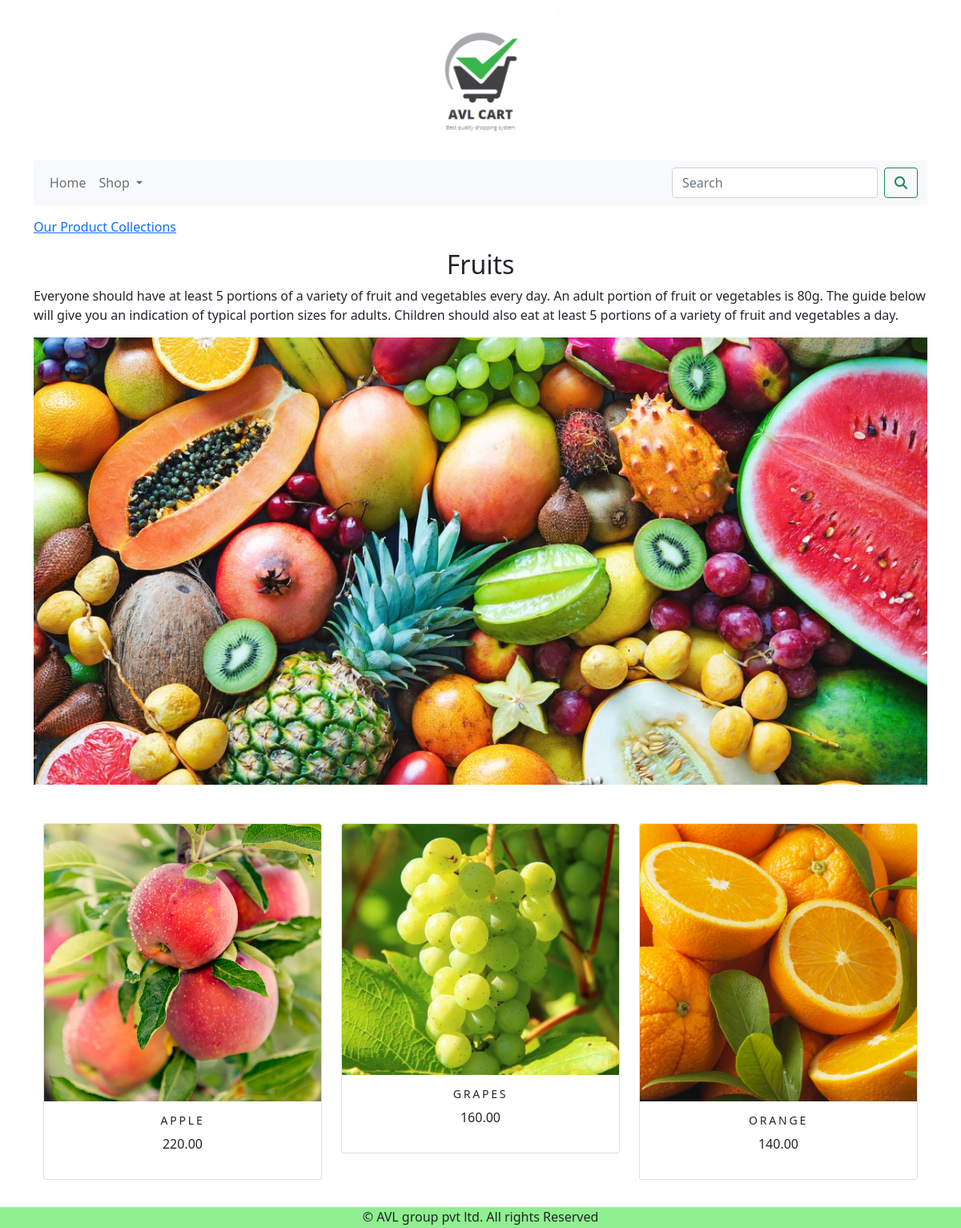
The app's page /shop/fruits/ with its own data.
### shop/models.py (models this page shows, shortened)
class Category(models.Model):
    name=models.CharField(max_length=250,unique=True)
    slug=models.SlugField(max_length=250,unique=True)
    description=models.TextField(blank=True)
    image=models.ImageField(upload_to='category', blank=True)
    class Meta:
        ordering=('name',)
        verbose_name='category'
        verbose_name_plural='categories'
    def get_url(self):
        return reverse('shop:products_by_category',args=[self.slug])

class Product(models.Model):
    name=models.CharField(max_length=250,unique=True)
    slug=models.SlugField(max_length=250,unique=True)
    description=models.TextField(blank=True)
    price=models.DecimalField(max_digits=10,decimal_places=2)
    category=models.ForeignKey(Category,on_delete=models.CASCADE)
    image = models.ImageField(upload_to='product', blank=True)
    stock=models.IntegerField()
    available=models.BooleanField(default=True)
    created=models.DateTimeField(auto_now_add=True)
    updated=models.DateTimeField(auto_now=True)
    def get_url(self):
        return reverse('shop:prodCatdetail',args=[self.category.slug,self.slug])
    class Meta:
        ordering=('name',)
        verbose_name='product'
        verbose_name_plural='products'

### shop/views.py (the view)
# urls.py: path('',views.allProdCat,name='allProdCat'),
def allProdCat(request,c_slug=None):
    c_page=None
    products_list=None
    if c_slug != None:
        c_page=get_object_or_404(Category,slug=c_slug)
        products_list=Product.objects.all().filter(category=c_page,available=True)
    else:
        products_list=Product.objects.all().filter(available=True)
    paginator=Paginator(products_list,6)
    try:
        page=int(request.GET.get('page','1'))
    except:
        page=1
    try:
        products=paginator.page(page)
    except (EmptyPage, InvalidPage):
        products=paginator.page(paginator.num_pages)
    return render(request,"category.html",{'category':c_page,'products':products})

### cart/context_processors.py (called while the page is built)
def counter(request):
    item_count=0
    if 'admin' in request.path:
        return {}
    else:
        try:
            cart=Cart.objects.filter(cart_id=_cart_id(request))
            car_items=CartItem.objects.all().filter(cart=cart[:1])
            for cart_item in car_items:
                item_count += cart_item.quantity
        except Cart.DoesNotExist:
            item_count = 0
    return dict(item_count=item_count)

### cart/views.py (called while the page is built)
def _cart_id(request):
    cart=request.session.session_key
    if not cart:
        cart=request.session.create()
    return cart

### shop/context_processors.py (called while the page is built)
def menu_links(request):
    links=Category.objects.all()
    return dict(links=links)

### templates/category.html (shortened to what this page needs)
{% extends 'base.html' %}
{% load static %}
{% block content %}
{% if category %}
    <div>
        <div class="row my_row_class">
            <div class="mx-auto">
                <p><a href="{% url 'shop:allProdCat' %}">Our Product Collections</a></p>
            </div>
        </div>
    </div>
{% endif %}
<div>
    <h2 class="text-center my-title">{{category.name}}</h2>
    <p class="text-justify">{{category.description}}</p>
</div>
<div class="mx_auto">
{% if category %}
    <img class="my_image" src="{{category.image.url}}" alt="{{category.name}}" height="500px;" width="800px">
</div> <br> <br>
{% endif %}
<div class="container">
    <div class="row mx_auto">
        {% for product in products.object_list %}
        <div class="my_bottom_margin col-9 col-sm-12 col-md-4 xol-lg-4">
            <div class="card text-center" style="min-width:18rem;">
                <a href="{{product.get_url}}"><img class="card-img-top my_image" src="{{product.image.url}}" alt="{{product.name}}" width="400px;" height="400px"></a>
            <div class="card-body">
                <h4>{{product.name}}</h4>
                <p>{{product.price}}</p>
            </div>
            </div>
        </div>
        {% endfor %}
    </div>
    <br>
</div>
{% endblock %}

### templates/base.html (shortened to what this page needs)
{% load static %}
<!DOCTYPE html>
<html lang="en">
<head>
    <link rel="stylesheet" href="{% static 'css/custom.css' %}">
     <link href="{% static 'css/bootstrap.min.css' %}" rel="stylesheet">
</head>
<body>
<div class="container">
{% include 'header.html' %}
{% include 'nav.html' %}
{% block content %}
{% endblock %}
</div>
{% include 'footer.html' %}
</body>
</html>

### templates/header.html
{% load static %}
<header>
  <center>
    <a href="{% url 'shop:allProdCat' %}"></a><img src="{% static 'img/AVL logo.png' %}" alt="logimage" width="200px;" height="200px;">
  </center>
</header>

### templates/nav.html (shortened to what this page needs)
<nav class="navbar navbar-expand-lg navbar-light bg-light">
  <div class="container-fluid">
    <div class="collapse navbar-collapse" id="navbarSupportedContent">
      <ul class="navbar-nav me-auto mb-2 mb-lg-0">
        <li class="nav-item">
          <a class="nav-link" href="{% url 'shop:allProdCat' %}">Home</a>
        </li>
        <li class="nav-item dropdown {% if 'shop' in request.path %} active {% endif %}">
          <a class="nav-link dropdown-toggle" href="#" id="navbarDropdown" role="button" data-bs-toggle="dropdown" aria-expanded="false">
            Shop
          </a>
        </li>
      </ul>
      <form class="d-flex" action="{% url 'search_app:SearchResult' %}" method="GET">
        <input class="form-control me-2" type="search" placeholder="Search" name="q" aria-label="Search">
        <button class="btn btn-outline-success" type="submit"><i class="fa fa-search"></i></button>
      </form>
    </div>
  </div>
</nav>

### templates/footer.html
<div class="footer navbar-fixed-bottom my-footer">
  <p class="text-center">&copy; AVL group pvt ltd. All rights Reserved</p>
</div>

### static/css/custom.css (style rules this page uses)
body { font-family : 'Roboto', sans-serif; }
.my-footer { background-color:lightgreen; height:26px; }
.my_row_class { padding-top:15px; }
.my_image { width:100%; height:auto; }
.my_bottom_margin { margin-bottom:10px; }
.card-body h4 { font-size:14px; text-transform:uppercase; letter-spacing:.2em; }

### records on screen
Category: name "Fruits", description "Everyone should have at least 5 portions of a variety of fruit and vegetables every day. An adult portion of fruit or vegetables is 80g. The guide below will give you an indication of typical portion sizes for adults. Children should also eat at least 5 portions of a variety of fruit and vegetables a day.", image (picture)
Product: image (picture), name "APPLE", price "220.00"
Product: image (picture), name "GRAPES", price "160.00"
Product: image (picture), name "ORANGE", price "140.00"
